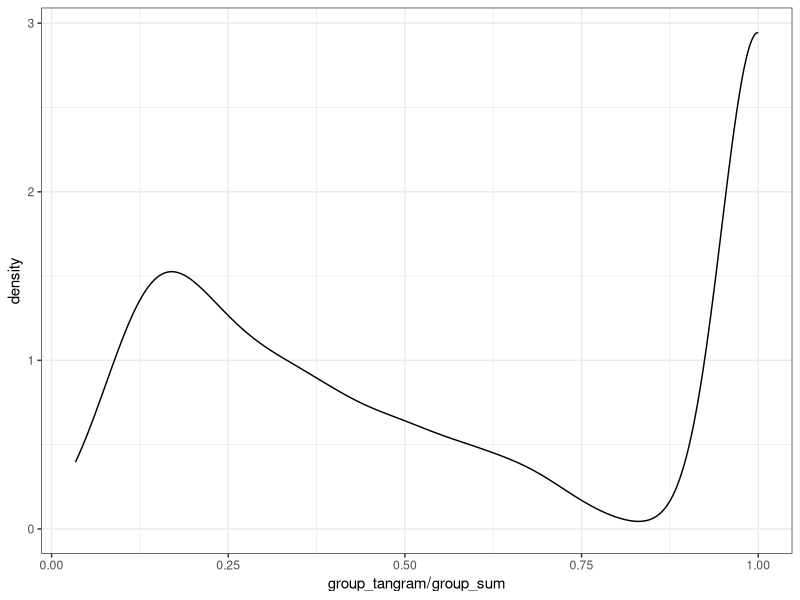
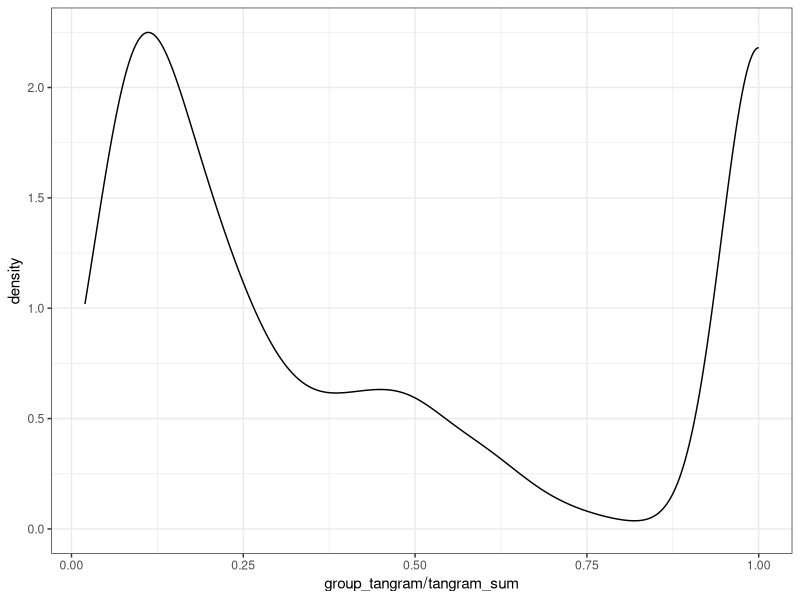
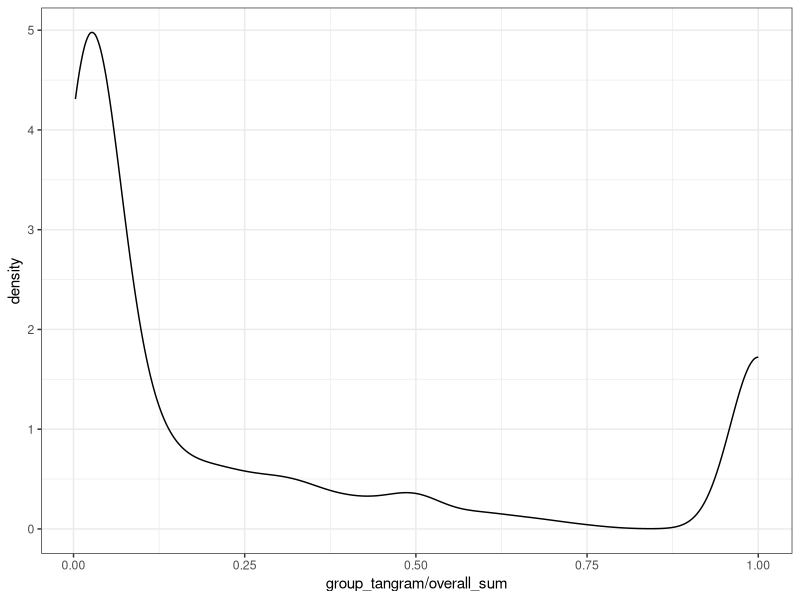
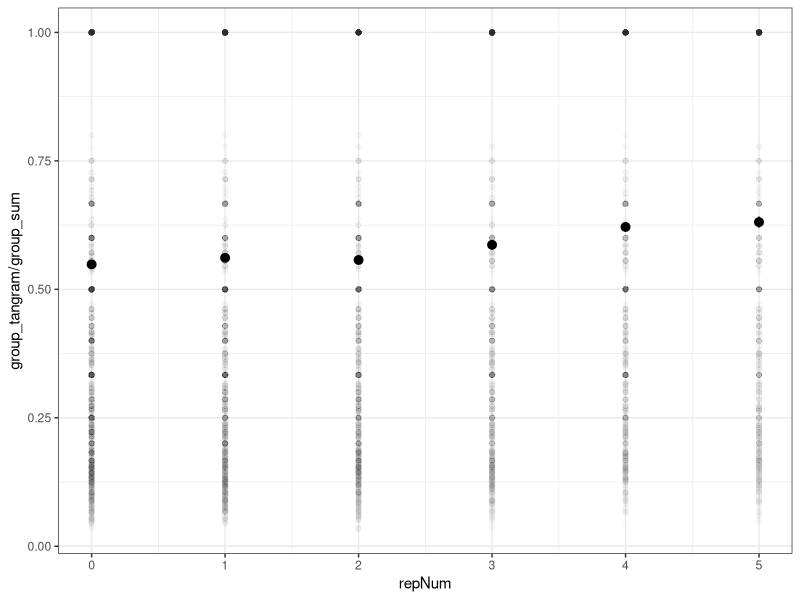
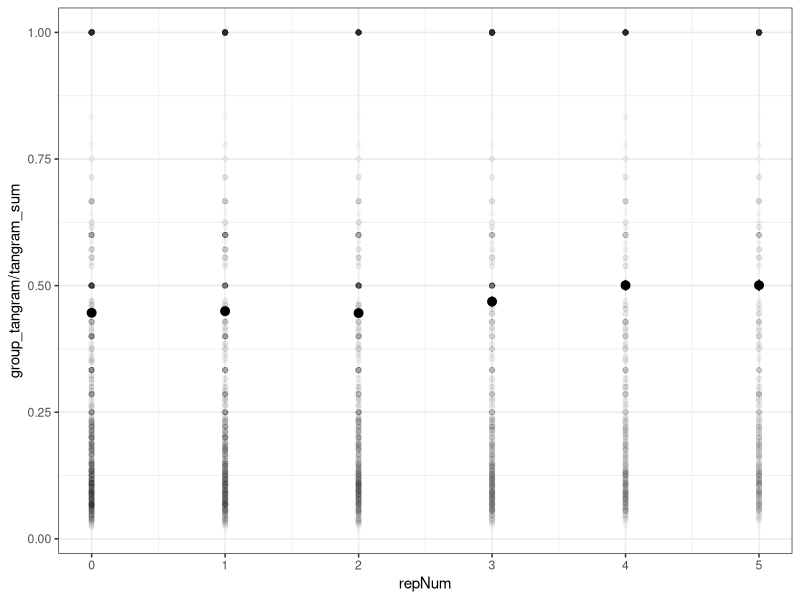
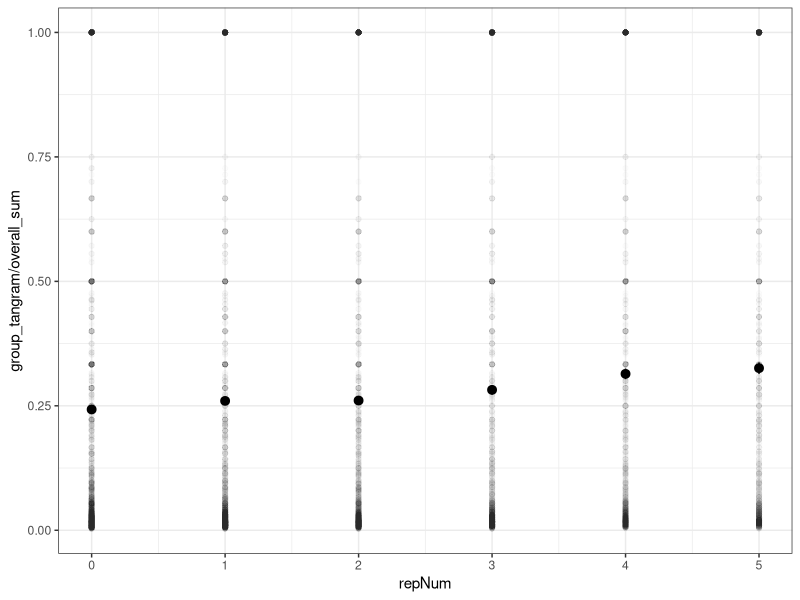
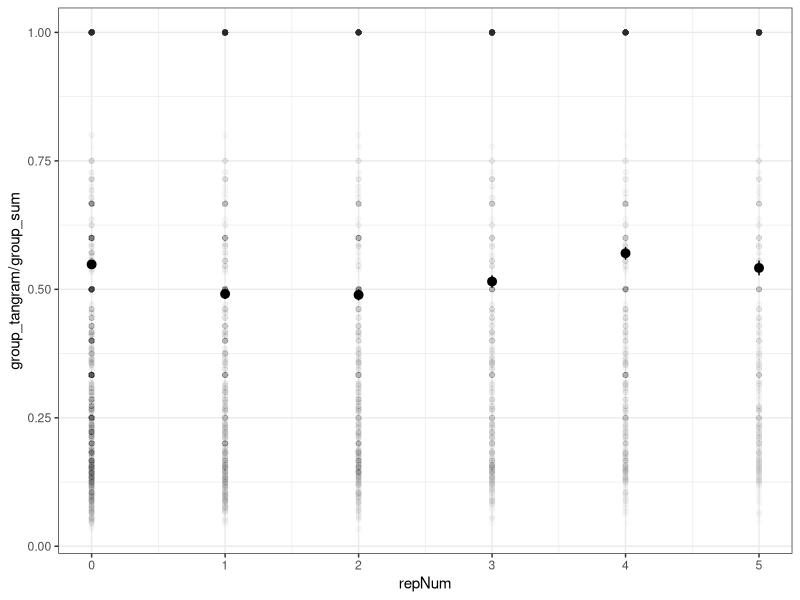

R code for these plots, in order:
## ---- chunk 1
knitr::opts_chunk$set(echo = F, message=F, warning=F)
library(tidyverse)
library(here)
library(jsonlite)
library(ggplot2)
theme_set(theme_bw())
## ---- chunk 2

blah <- read_csv(here("processed/sourced_4p.csv"))


blah |> select(Words) |> unique() |> View()
## ---- chunk 3
frequencies <- blah |> group_by(gameId, Words, tangram)  |> summarize(group_tangram=n()) |> 
  group_by(gameId, Words) |> mutate(group_sum=sum(group_tangram)) |> group_by(Words, tangram) |> 
  mutate(tangram_sum=sum(group_tangram)) |> group_by(Words) |> mutate(overall_sum=sum(group_tangram)) 
                                                                     

## ---- chunk 4

blah |> left_join(frequencies) |> ggplot(aes(x=group_tangram/group_sum))+geom_density()
blah |> left_join(frequencies) |> ggplot(aes(x=group_tangram/tangram_sum))+geom_density()
blah |> left_join(frequencies) |> ggplot(aes(x=group_tangram/overall_sum))+geom_density()

## ---- chunk 5


blah |> left_join(frequencies) |> ggplot(aes(x=repNum, y=group_tangram/group_sum))+geom_point(alpha=.01)+stat_summary()

blah |> left_join(frequencies) |> ggplot(aes(x=repNum, y=group_tangram/tangram_sum))+geom_point(alpha=.01)+stat_summary()

blah |> left_join(frequencies) |> ggplot(aes(x=repNum, y=group_tangram/overall_sum))+geom_point(alpha=.01)+stat_summary()

## ---- chunk 6
blah |> group_by(Words, tangram, gameId) |> mutate(first=min(repNum)) |> left_join(frequencies) |> filter(first==0) |> ggplot(aes(x=repNum, y=group_tangram/group_sum))+geom_point(alpha=.01)+stat_summary()
## ---- chunk 7

blah |> group_by(Words) |> tally() |> arrange(desc(n))

